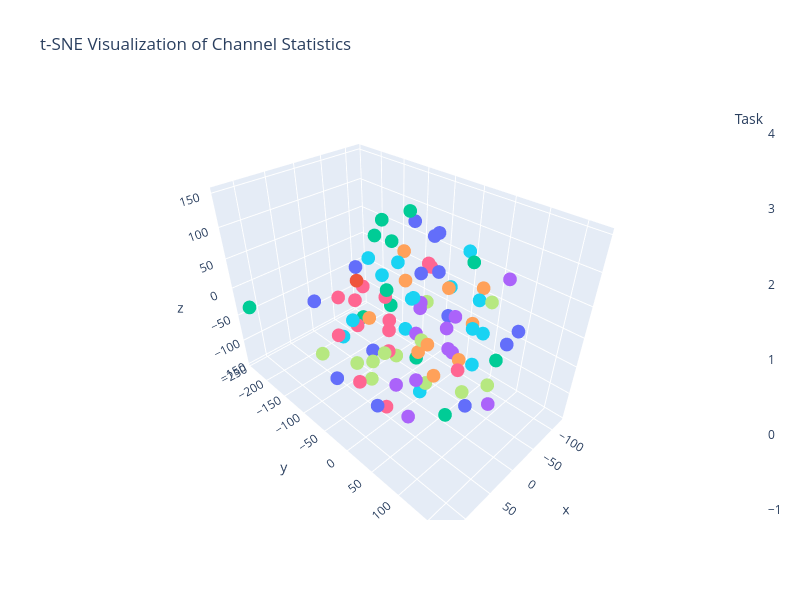

Source (notebook cell):
### Code cell
from sklearn.manifold import TSNE
import plotly.graph_objects as go
import plotly.express as px

# Combine all vectors and create labels
vectors = np.array([ds_vecs[key] for key in RUN_KEYS])
labels = [f"{key[2]}_S{key[1]}_T{key[3]}" for key in RUN_KEYS]

all_tasks = list(set([key[2] for key in RUN_KEYS]))
colors = px.colors.qualitative.Plotly
task2color = {task: colors[i % len(colors)] for i, task in enumerate(all_tasks)}

# Apply t-SNE
tsne = TSNE(n_components=3, random_state=42)
tsne_results = tsne.fit_transform(vectors)

# Create plotly scatter plot
fig = go.Figure(data=go.Scatter3d(
    x=tsne_results[:, 0],
    y=tsne_results[:, 1],
    z=tsne_results[:, 2],
    mode='markers',
    marker=dict(
        size=8,
        color=[task2color[key[2]] for key in RUN_KEYS],
        colorscale='Viridis',
        showscale=True,
        colorbar=dict(title="Task")
    ),
    text=labels,
    hoverinfo='text',
))

fig.update_layout(
    title='t-SNE Visualization of Channel Statistics',
    xaxis_title='t-SNE 1',
    yaxis_title='t-SNE 2',
    height=600,
    width=800
)

fig.show()

### Figure 1 — Plotly figure (JSON) as saved in the notebook; plotly's stock layout.template omitted (floating-point values rounded to 4 significant figures)
{"data": [{"hoverinfo": "text", "marker": {"color": ["#00CC96", "#00CC96", "#00CC96", "#00CC96", "#00CC96", "#00CC96", "#00CC96", "#00CC96", "#00CC96", "#00CC96", "#00CC96", "#00CC96", "#AB63FA", "#AB63FA", "#AB63FA", "#AB63FA", "#AB63FA", "#AB63FA", "#AB63FA", "#AB63FA", "#AB63FA", "#AB63FA", "#AB63FA", "#AB63FA", "#B6E880", "#B6E880", "#B6E880", "#B6E880", "#B6E880", "#B6E880", "#B6E880", "#B6E880", "#B6E880", "#B6E880", "#B6E880", "#B6E880", "#FFA15A", "#FFA15A", "#FFA15A", "#FFA15A", "#FFA15A", "#FFA15A", "#FFA15A", "#FFA15A", "#FFA15A", "#FFA15A", "#FFA15A", "#19D3F3", "#19D3F3", "#19D3F3", "#19D3F3", "#19D3F3", "#19D3F3", "#19D3F3", "#19D3F3", "#19D3F3", "#19D3F3", "#19D3F3", "#19D3F3", "#19D3F3", "#19D3F3", "#19D3F3", "#FF6692", "#FF6692", "#FF6692", "#FF6692", "#FF6692", "#FF6692", "#FF6692", "#FF6692", "#FF6692", "#FF6692", "#FF6692", "#FF6692", "#FF6692", "#FF6692", "#636EFA", "#636EFA", "#636EFA", "#636EFA", "#636EFA", "#636EFA", "#636EFA", "#636EFA", "#636EFA", "#636EFA", "#636EFA", "#636EFA", "#636EFA", "#636EFA", "#EF553B"], "colorbar": {"title": {"text": "Task"}}, "colorscale": [[0, "#440154"], [0.1111, "#482878"], [0.2222, "#3e4989"], [0.3333, "#31688e"], [0.4444, "#26828e"], [0.5556, "#1f9e89"], [0.6667, "#35b779"], [0.7778, "#6ece58"], [0.8889, "#b5de2b"], [1, "#fde725"]], "showscale": true, "size": 8}, "mode": "markers", "text": ["Sherlock1_S1_T1", "Sherlock1_S2_T1", "Sherlock1_S3_T1", "Sherlock1_S4_T1", "Sherlock1_S5_T1", "Sherlock1_S6_T1", "Sherlock1_S7_T1", "Sherlock1_S8_T1", "Sherlock1_S9_T1", "Sherlock1_S10_T1", "Sherlock1_S11_T2", "Sherlock1_S12_T2", "Sherlock2_S1_T1", "Sherlock2_S2_T1", "Sherlock2_S3_T1", "Sherlock2_S4_T1", "Sherlock2_S5_T1", "Sherlock2_S6_T1", "Sherlock2_S7_T1", "Sherlock2_S8_T1", "Sherlock2_S9_T1", "Sherlock2_S10_T1", "Sherlock2_S11_T1", "Sherlock2_S12_T1", "Sherlock3_S1_T1", "Sherlock3_S2_T1", "Sherlock3_S3_T1", "Sherlock3_S4_T1", "Sherlock3_S5_T1", "Sherlock3_S6_T1", "Sherlock3_S7_T1", "Sherlock3_S8_T1", "Sherlock3_S9_T1", "Sherlock3_S10_T1", "Sherlock3_S11_T1", "Sherlock3_S12_T1", "Sherlock4_S1_T1", "Sherlock4_S2_T1", "Sherlock4_S3_T1", "Sherlock4_S4_T1", "Sherlock4_S5_T1", "Sherlock4_S6_T1", "Sherlock4_S7_T1", "Sherlock4_S9_T1", "Sherlock4_S10_T1", "Sherlock4_S11_T1", "Sherlock4_S12_T1", "Sherlock5_S1_T1", "Sherlock5_S2_T1", "Sherlock5_S3_T1", "Sherlock5_S4_T1", "Sherlock5_S5_T1", "Sherlock5_S6_T1", "Sherlock5_S7_T1", "Sherlock5_S8_T1", "Sherlock5_S9_T1", "Sherlock5_S10_T1", "Sherlock5_S11_T1", "Sherlock5_S12_T1", "Sherlock5_S13_T1", "Sherlock5_S14_T1", "Sherlock5_S15_T1", "Sherlock6_S1_T1", "Sherlock6_S2_T1", "Sherlock6_S3_T1", "Sherlock6_S4_T1", "Sherlock6_S5_T1", "Sherlock6_S6_T1", "Sherlock6_S7_T1", "Sherlock6_S8_T1", "Sherlock6_S9_T1", "Sherlock6_S10_T1", "Sherlock6_S11_T1", "Sherlock6_S12_T1", "Sherlock6_S13_T1", "Sherlock6_S14_T1", "Sherlock7_S1_T1", "Sherlock7_S2_T1", "Sherlock7_S3_T1", "Sherlock7_S4_T1", "Sherlock7_S5_T1", "Sherlock7_S6_T1", "Sherlock7_S7_T1", "Sherlock7_S8_T1", "Sherlock7_S9_T1", "Sherlock7_S10_T1", "Sherlock7_S11_T1", "Sherlock7_S12_T1", "Sherlock7_S13_T1", "Sherlock7_S14_T1", "COMPETITION_HOLDOUT_S2025_T1"], "type": "scatter3d", "x": [-14.79, 28.99, -90.1, 119.4, 12.26, -13.28, -12.88, -41.85, 17.84, -27.72, -31.3, 53.05, 53.72, 72.86, -76.1, -104.5, -17.4, 65.67, -27.41, -40.75, -15.08, -27.56, 7.047, 66.35, 114.2, 101.3, -38.1, 51.34, 4.915, 39.92, 126.4, 1.4, -57.69, -59.03, 53.08, -30.76, 10.63, -65.69, -40.96, -120.7, -72.92, 23.39, 18.24, 84.2, -77.54, 8.147, 20.72, -88.88, -1.669, 46.96, -15.13, -60.46, 18.14, -101.1, -51.73, -64.15, -32.05, -85.51, -12.79, 105.1, 56.03, -47.56, -101.9, 57.56, -63.04, 76.69, 5.087, 55.97, 49.53, 47.05, 78.27, 60.7, 29.1, 99.76, -1.27, 48.34, 117.0, 107.8, -95.03, 37.51, -72.11, -57.12, 97.12, 0.1881, -30.39, -101.6, 3.787, 13.06, 23.47, -20.56, 74.61], "y": [-28.85, -27.6, 78.23, -240.0, -34.64, -79.38, -125.6, -35.9, 74.97, 65.88, -81.77, -21.78, 14.75, 56.39, 8.046, 72.65, -8.353, 167.8, -24.74, 26.76, 54.18, 31.57, 12.56, 62.37, 7.717, 43.34, 59.86, 55.6, -33.66, -50.84, -46.11, 22.46, 89.17, -33.3, -31.91, 95.88, 84.19, 0.6593, -60.58, 22.15, -94.86, 38.39, 50.67, 93.63, 38.96, 12.41, -73.42, 14.76, -96.22, -103.4, -2.236, -131.3, 105.1, -23.14, 75.02, 55.25, 76.26, -88.77, -48.33, -7.007, 45.34, -65.85, -64.43, 6.459, -36.39, -32.81, -55.43, -2.632, -68.53, -108.7, -73.21, 8.193, -23.69, -6.639, -110.3, 111.2, 45.86, -79.46, 103.4, -78.19, -72.85, -14.71, -59.69, 25.61, 125.1, -24.72, -86.65, 17.7, 109.9, 17.99, -32.84], "z": [148.7, 51.8, -77.41, -36.09, 114.4, 120.6, -63.63, -112.1, -112.8, 108.3, -28.21, 141.6, -72.16, -88.46, -95.64, 53.73, 18.61, 10.57, -49.48, -56.75, 28.03, -9.819, 31.95, -23.51, 0.5301, 29.86, -118.1, 27.78, -78.02, -113.2, -9.454, -98.57, -97.87, -11.91, -58.96, 63.09, -11.01, 24.57, 21.1, 9.248, 44.14, -4.41, -55.04, 61.72, -24.27, -42.17, -21.24, 79.98, 60.03, -57.64, -144.1, -8.552, 53.93, -0.3618, -8.172, 30.67, -50.52, -45.75, 68.07, 53.26, 87.06, -73.83, 17.29, 35.4, 50.66, 16.86, 16.4, -125.6, 26.04, 10.35, -21.12, -11.83, -12.24, -50.04, 6.433, 12.61, -43.56, 47.07, -12.91, 69.21, 101.0, 108.5, -80.26, 139.0, 14.01, -55.12, -100.0, 89.63, -65.33, 77.56, 84.08]}], "layout": {"height": 600, "title": {"text": "t-SNE Visualization of Channel Statistics"}, "width": 800, "xaxis": {"title": {"text": "t-SNE 1"}}, "yaxis": {"title": {"text": "t-SNE 2"}}}}
